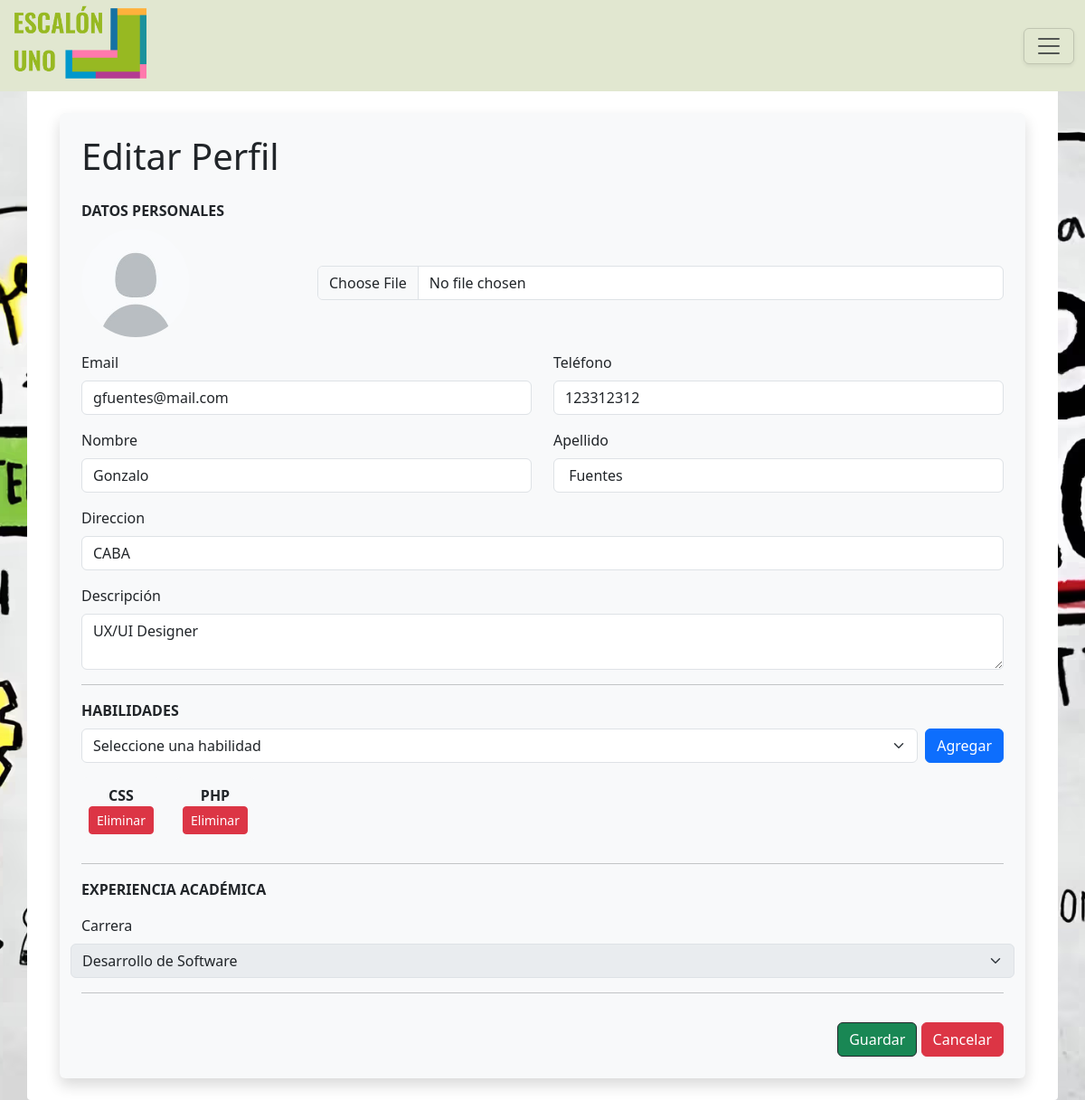
The page /frontend/views/alumno-editar-perfil.php (signed in) on the database its author committed.
### tables this page shows
CREATE TABLE `usuario` (
  `id` int(11) NOT NULL,
  `nombre` varchar(45) NOT NULL,
  `clave` varchar(45) NOT NULL,
  `mail` varchar(45) DEFAULT NULL,
  `telefono` varchar(45) DEFAULT NULL,
  `direccion` varchar(45) DEFAULT NULL,
  `foto_perfil` varchar(200) DEFAULT NULL,
  `de_baja` varchar(1) NOT NULL COMMENT 's/n',
  `google_id` varchar(255) DEFAULT NULL
);

CREATE TABLE `alumno` (
  `id` int(11) NOT NULL,
  `id_usuario` int(11) NOT NULL,
  `nombre` varchar(45) NOT NULL,
  `apellido` varchar(45) NOT NULL,
  `descripcion` text DEFAULT NULL,
  `dni` varchar(45) NOT NULL,
  `ruta_cv` varchar(50) DEFAULT NULL
);

CREATE TABLE `habilidades_alumnos` (
  `id` int(11) NOT NULL,
  `id_usuario` int(11) DEFAULT NULL,
  `id_habilidad` int(11) DEFAULT NULL,
  `nivel_grado` int(1) DEFAULT NULL
);

CREATE TABLE `habilidades` (
  `id` int(11) NOT NULL,
  `descripcion` varchar(45) NOT NULL
);

### frontend/views/alumno-editar-perfil.php (the view, shortened to what the rows shown need)
<?php
require_once __DIR__ . '/../../controllers/AlumnoController.php';
$alumno = null;
if (!Permisos::tienePermiso('Editar Perfil', $_SESSION['user']['user_id'])){
    echo "Acceso denegado. No tienes permisos para acceder a esta página.";
    exit();
} else {
    $alumno = $alumnoController->obtenerAlumnoPorId($_SESSION['user']['user_id'])["body"];
}
?>
<!DOCTYPE html>
<html lang="es">
<head>
    <?php require __DIR__ . '/../components/header.php'; ?>
    <link rel="stylesheet" href="<?php echo BASE_URL ?>css/global.css">
</head>
<body class="bg-inicio">
    <div class="container p-sm-4 bg-white rounded-bottom-1 ">
        <div class="container">
            <div class="bg-light rounded p-4 shadow">
                <h1 class="mb-4">Editar Perfil</h1>
                <form method="post" enctype="multipart/form-data">
                    <div class="row">
                        <div class="col-md mb-3">
                            <label for="email" class="form-label">Email</label>
                            <input type="email" class="form-control" id="email" name="email"
                                value="<?php echo htmlspecialchars($alumno ? $alumno->getEmail() : ''); ?>">
                        </div>
                        <div class="col-md-6 mb-3">
                            <label for="telefono" class="form-label">Teléfono</label>
                            <input type="tel" class="form-control" id="telefono" name="telefono"
                                value="<?php echo htmlspecialchars($alumno ? $alumno->getTelefono() : ''); ?>">
                        </div>
                    </div>
                    <div class="row">
                        <div class="col-md-6 mb-3">
                            <label for="nombre" class="form-label">Nombre</label>
                            <input type="text" class="form-control" id="nombre" name="nombre"
                                value="<?php echo htmlspecialchars($alumno ? $alumno->getNombreAlumno() : ''); ?>">
                        </div>
                        <div class="col-md-6 mb-3">
                            <label for="apellido" class="form-label">Apellido</label>
                            <input type="text" class="form-control" id="apellido" name="apellido"
                                value="<?php echo htmlspecialchars($alumno ? $alumno->getApellidoAlumno() : ''); ?>">
                        </div>
                    </div>
                    <div class="row">
                        <div class="col-md-6 mb-3 w-100">
                            <label for="direccion" class="form-label">Direccion</label>
                            <input type="direccion" class="form-control" id="direccion" name="direccion"
                                value="<?php echo htmlspecialchars($alumno ? $alumno->getUbicacion() : ''); ?>">
                        </div>
                    </div>
                    <div class="row">
                        <div class="col">
                            <textarea name="descripcion" id="descripcion" class="w-100 form-control " placeholder="Introduzca una descripción para el perfil"><?php echo htmlspecialchars($alumno ? $alumno->getDescripcion() : ''); ?></textarea>
                        </div>
                    </div>
                    <div class="row">
                        <div id="listaHabilidades" class="mt-3 d-flex flex-wrap gap-3">
                            <?php if (!empty($alumno->getHabilidades())): {
                                    foreach ($alumno->getHabilidades() as $habilidad): { ?>
                                            <div class="habilidad-item d-grid align-items-center justify-content-start bg-light p-2 rounded mb-2" data-id="<?= htmlspecialchars($habilidad->getId()) ?>">
                                                <span class="habilidad-nombre fw-bold text-center"><?= htmlspecialchars($habilidad->getNombreHabilidad()) ?></span>
                                                <button type="button" class="btn btn-danger btn-sm eliminarHabilidad">Eliminar</button>
                                            </div>
                                    <?php }
                                    endforeach; ?>
                            <?php }
                            endif; ?>
                        </div>
                    </div>
                </form>
            </div>
        </div>
    </div>
</body>
</html>

### rows shown on the page
usuario: email "gfuentes@mail.com", telefono "123312312", direccion "CABA"
alumno: nombre "Gonzalo", apellido "Fuentes", descripcion "UX/UI Designer"
habilidades_alumnos: id_habilidad.descripcion "CSS"
habilidades_alumnos: id_habilidad.descripcion "PHP"

### other values the page prints
form field carrera "Desarrollo de Software"
